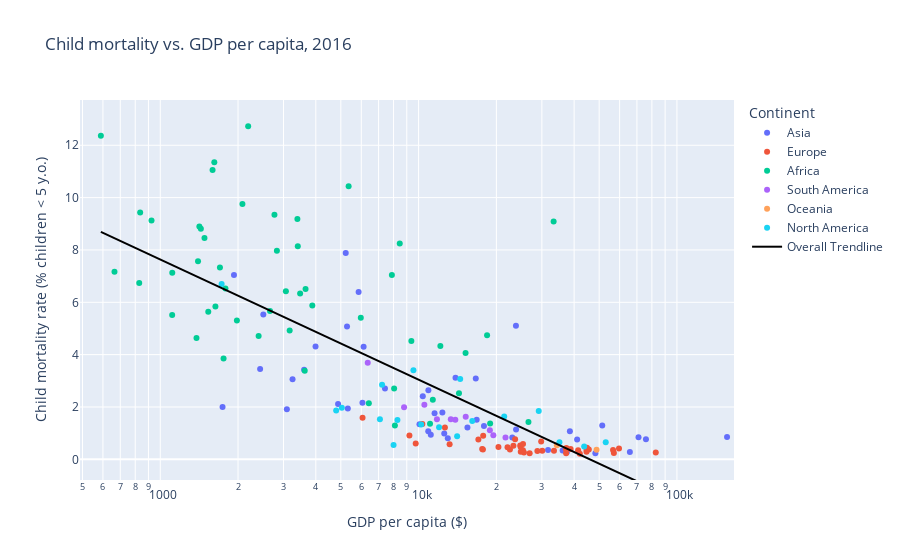

The code cell stored with this chart in its notebook:
### Markdown cell above
##### 5. Child mortality by GDP
> Child mortality is defined as the number of children born alive that die before their 5th birthday.

### Code cell
plotFigure(readCSV('child-mortality-gdp-per-capita.csv',
           'GDP per capita',
          'Child mortality (Select Gapminder, v10) (2017)',
          'Child mortality vs. GDP per capita'), 'GDP per capita ($)', 
           'Child mortality rate (% children < 5 y.o.)', 'Child mortality vs. GDP per capita')

### Figure 1 — Plotly figure (JSON) as saved in the notebook; plotly's stock layout.template omitted (floating-point values rounded to 4 significant figures; data arrays with more than 128 entries replaced by an {"elided": "..."} marker saying what was removed)
{"data": [{"customdata": [["Afghanistan"], ["Armenia"], ["Azerbaijan"], ["Bahrain"], ["Bangladesh"], ["Cambodia"], ["China"], ["Georgia"], ["Hong Kong"], ["India"], ["Indonesia"], ["Iran"], ["Iraq"], ["Israel"], ["Japan"], ["Jordan"], ["Kazakhstan"], ["Kuwait"], ["Kyrgyzstan"], ["Laos"], ["Lebanon"], ["Malaysia"], ["Mongolia"], ["Myanmar"], ["Nepal"], ["North Korea"], ["Oman"], ["Pakistan"], ["Palestine"], ["Philippines"], ["Qatar"], ["Saudi Arabia"], ["Singapore"], ["South Korea"], ["Sri Lanka"], ["Syria"], ["Tajikistan"], ["Thailand"], ["Turkey"], ["Turkmenistan"], ["United Arab Emirates"], ["Uzbekistan"], ["Vietnam"], ["Yemen"]], "hovertemplate": "Continent=Asia<br>GDP per capita ($)=%{x}<br>Child mortality rate (% children < 5 y.o.)=%{y}<br>Entity=%{customdata[0]}<extra></extra>", "legendgroup": "Asia", "marker": {"color": "#636efa", "symbol": "circle"}, "mode": "markers", "name": "Asia", "orientation": "v", "showlegend": true, "type": "scatter", "x": [1929, 10080, 16645, 41078, 3604, 3251, 12569, 10899, 48330, 6125, 10911, 16783, 13898, 31701, 37465, 11529, 23842, 71010, 4879, 5859, 12972, 23053, 12360, 5284, 2435, 1742.0, 38515, 5223, 5321.0, 7410, 156299, 51397, 65729, 36103, 11149, 3091, 3991, 15454, 17906, 23813, 75876, 10381, 6062, 2506], "xaxis": "x", "y": [7.04, 1.34, 3.09, 0.76, 3.42, 3.06, 0.99, 1.07, 0.2282, 4.3, 2.64, 1.51, 3.12, 0.36, 0.27, 1.76, 1.14, 0.84, 2.11, 6.39, 0.81, 0.83, 1.79, 5.08, 3.45, 2, 1.07, 7.88, 1.94, 2.71, 0.85, 1.29, 0.28, 0.34, 0.94, 1.912, 4.31, 1.22, 1.27, 5.1, 0.77, 2.41, 2.16, 5.53], "yaxis": "y"}, {"customdata": [["Albania"], ["Austria"], ["Belarus"], ["Belgium"], ["Bosnia and Herzegovina"], ["Bulgaria"], ["Croatia"], ["Cyprus"], ["Czechia"], ["Denmark"], ["Estonia"], ["Finland"], ["France"], ["Germany"], ["Greece"], ["Hungary"], ["Iceland"], ["Ireland"], ["Italy"], ["Latvia"], ["Lithuania"], ["Luxembourg"], ["Malta"], ["Moldova"], ["Montenegro"], ["Netherlands"], ["North Macedonia"], ["Norway"], ["Poland"], ["Portugal"], ["Romania"], ["Russia"], ["Serbia"], ["Slovakia"], ["Slovenia"], ["Spain"], ["Sweden"], ["Switzerland"], ["Ukraine"], ["United Kingdom"]], "hovertemplate": "Continent=Europe<br>GDP per capita ($)=%{x}<br>Child mortality rate (% children < 5 y.o.)=%{y}<br>Entity=%{customdata[0]}<extra></extra>", "legendgroup": "Europe", "marker": {"color": "#EF553B", "symbol": "circle"}, "mode": "markers", "name": "Europe", "orientation": "v", "showlegend": true, "type": "scatter", "x": [10342, 41445, 17628, 38766, 9746, 17037, 20376, 25577, 28823, 44836, 24857, 37239, 37124, 44689, 22574, 23279, 42085, 56597, 33419, 22092, 24743, 57006, 29817, 6068, 17741, 45600, 12644, 82814, 24838, 25346, 17782, 23635, 13184, 25364, 26908, 30110, 44659, 59662, 9214, 37334], "xaxis": "x", "y": [1.35, 0.35, 0.39, 0.39, 0.6, 0.76, 0.47, 0.26, 0.32, 0.44, 0.29, 0.23, 0.39, 0.38, 0.38, 0.52, 0.21, 0.36, 0.33, 0.46, 0.53, 0.24, 0.68, 1.59, 0.38, 0.38, 1.22, 0.26, 0.47, 0.35, 0.9, 0.77, 0.58, 0.59, 0.23, 0.33, 0.29, 0.41, 0.91, 0.43], "yaxis": "y"}, {"customdata": [["Algeria"], ["Angola"], ["Benin"], ["Botswana"], ["Burkina Faso"], ["Burundi"], ["Cameroon"], ["Cape Verde"], ["Central African Republic"], ["Chad"], ["Comoros"], ["Congo"], ["Cote d'Ivoire"], ["Democratic Republic of Congo"], ["Djibouti"], ["Egypt"], ["Equatorial Guinea"], ["Eswatini"], ["Ethiopia"], ["Gabon"], ["Gambia"], ["Ghana"], ["Guinea"], ["Guinea-Bissau"], ["Kenya"], ["Lesotho"], ["Liberia"], ["Libya"], ["Madagascar"], ["Malawi"], ["Mali"], ["Mauritania"], ["Mauritius"], ["Morocco"], ["Mozambique"], ["Namibia"], ["Niger"], ["Nigeria"], ["Rwanda"], ["Sao Tome and Principe"], ["Senegal"], ["Seychelles"], ["Sierra Leone"], ["South Africa"], ["Sudan"], ["Tanzania"], ["Togo"], ["Tunisia"], ["Uganda"], ["Zambia"], ["Zimbabwe"]], "hovertemplate": "Continent=Africa<br>GDP per capita ($)=%{x}<br>Child mortality rate (% children < 5 y.o.)=%{y}<br>Entity=%{customdata[0]}<extra></extra>", "legendgroup": "Africa", "marker": {"color": "#00cc96", "symbol": "circle"}, "mode": "markers", "name": "Africa", "orientation": "v", "showlegend": true, "type": "scatter", "x": [14331, 8453, 2080, 15198, 1483, 665, 2828, 6418, 589, 2189, 1702, 5974, 3395, 836, 3064, 11351, 33317, 7881, 1635, 18413, 1788, 3878, 1417, 1436, 3169, 2767, 829, 8096, 1381, 1112, 1594, 3407, 18918, 8039, 1113, 9376, 925, 5360, 1758, 3624, 2403, 26624, 1619, 12139, 3651, 2660, 1400, 11073, 1980, 3479, 1534], "xaxis": "x", "y": [2.52, 8.25, 9.76, 4.06, 8.46, 7.17, 7.97, 2.14, 12.36, 12.73, 7.33, 5.41, 9.18, 9.43, 6.42, 2.28, 9.09, 7.04, 5.84, 4.74, 6.53, 5.88, 8.9, 8.81, 4.92, 9.35, 6.74, 1.29, 4.64, 5.51, 11.06, 8.14, 1.37, 2.71, 7.13, 4.52, 9.13, 10.43, 3.85, 3.38, 4.71, 1.43, 11.35, 4.33, 6.51, 5.67, 7.57, 1.36, 5.3, 6.34, 5.64], "yaxis": "y"}, {"customdata": [["Argentina"], ["Bolivia"], ["Brazil"], ["Chile"], ["Colombia"], ["Ecuador"], ["Paraguay"], ["Peru"], ["Uruguay"], ["Venezuela"]], "hovertemplate": "Continent=South America<br>GDP per capita ($)=%{x}<br>Child mortality rate (% children < 5 y.o.)=%{y}<br>Entity=%{customdata[0]}<extra></extra>", "legendgroup": "South America", "marker": {"color": "#ab63fa", "symbol": "circle"}, "mode": "markers", "name": "South America", "orientation": "v", "showlegend": true, "type": "scatter", "x": [18875, 6355, 13873, 21696, 13326, 10527, 8786, 11776, 19468, 15219], "xaxis": "x", "y": [1.11, 3.69, 1.51, 0.83, 1.53, 2.09, 1.99, 1.53, 0.92, 1.63], "yaxis": "y"}, {"customdata": [["Australia"], ["New Zealand"]], "hovertemplate": "Continent=Oceania<br>GDP per capita ($)=%{x}<br>Child mortality rate (% children < 5 y.o.)=%{y}<br>Entity=%{customdata[0]}<extra></extra>", "legendgroup": "Oceania", "marker": {"color": "#FFA15A", "symbol": "circle"}, "mode": "markers", "name": "Oceania", "orientation": "v", "showlegend": true, "type": "scatter", "x": [48845, 34295], "xaxis": "x", "y": [0.37, 0.54], "yaxis": "y"}, {"customdata": [["Barbados"], ["Canada"], ["Costa Rica"], ["Cuba"], ["Dominica"], ["Dominican Republic"], ["El Salvador"], ["Guatemala"], ["Haiti"], ["Honduras"], ["Jamaica"], ["Mexico"], ["Nicaragua"], ["Panama"], ["Puerto Rico"], ["Saint Lucia"], ["Trinidad and Tobago"], ["United States"]], "hovertemplate": "Continent=North America<br>GDP per capita ($)=%{x}<br>Child mortality rate (% children < 5 y.o.)=%{y}<br>Entity=%{customdata[0]}<extra></extra>", "legendgroup": "North America", "marker": {"color": "#19d3f3", "symbol": "circle"}, "mode": "markers", "name": "North America", "orientation": "v", "showlegend": true, "type": "scatter", "x": [12003, 43745, 14098, 8000, 9550, 14489, 8280, 7221, 1728, 4796, 7084, 16133, 5045, 21449, 35082, 10233, 29178, 53015], "xaxis": "x", "y": [1.23, 0.49, 0.88, 0.55, 3.4, 3.07, 1.5, 2.85, 6.7, 1.87, 1.53, 1.46, 1.97, 1.64, 0.6479, 1.33, 1.85, 0.65], "yaxis": "y"}, {"hovertemplate": "<b>OLS trendline</b><br>Child mortality (Select Gapminder, v10) (2017) = -4.59234 * log10(GDP per capita) + 21.4134<br>R<sup>2</sup>=0.604865<br><br>GDP per capita ($)=%{x}<br>Child mortality rate (% children < 5 y.o.)=%{y} <b>(trend)</b><extra></extra>", "legendgroup": "Overall Trendline", "line": {"color": "black"}, "mode": "lines", "name": "Overall Trendline", "showlegend": true, "type": "scatter", "x": {"elided": "165 float values"}, "xaxis": "x", "y": {"elided": "165 float values"}, "yaxis": "y"}], "layout": {"legend": {"title": {"text": "Continent"}, "tracegroupgap": 0}, "title": {"text": "Child mortality vs. GDP per capita, 2016"}, "xaxis": {"anchor": "y", "domain": [0, 1], "range": [2.689, 5.221], "title": {"text": "GDP per capita ($)"}, "type": "log"}, "yaxis": {"anchor": "x", "domain": [0, 1], "range": [-0.79, 13.73], "title": {"text": "Child mortality rate (% children < 5 y.o.)"}}}}
